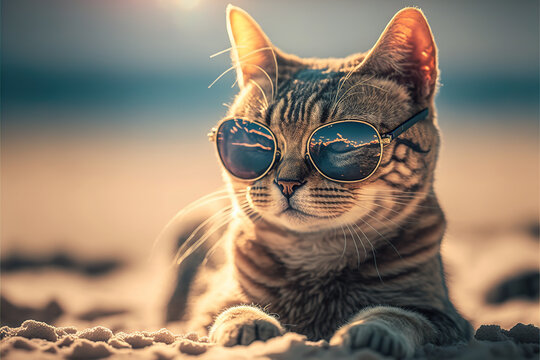
#> input picture Input/cat2.jpg, 540 x 360 px, found by its file name
$ python 18.edge_detection_sobel_X.py   (older library calls are emulated)
#> lines starting #> are read from the running program, lines starting #| are printed output that depends on the picture; after the words box and inside, x2 and y2 are one past the last pixel; in counts of white or black regions, pixels touching at a corner belong together
#Perform Edge detection using Sobel Matrix along X axis

import cv2
img = cv2.imread("D:\Workspace (VS Code)\College\Slot-B-Computer Vision\Input\cat2.jpg")
#> img is the input picture: shape (360, 540, 3); mean B, G, R 109.6, 126.7, 142.2
cv2.imshow('Original', img)
img_gray = cv2.cvtColor(img, cv2.COLOR_BGR2GRAY)
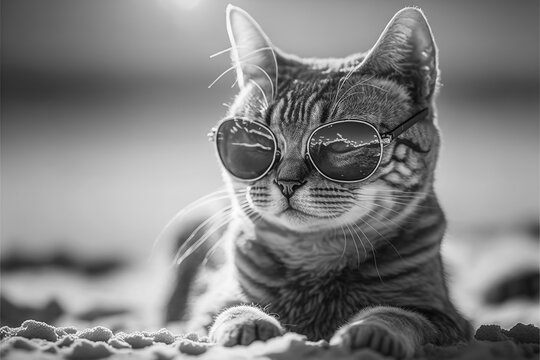
#> img_gray: shape (360, 540); min 1, max 254, mean 129.4
img_blur = cv2.GaussianBlur(img_gray, (3,3), 0)
sobelx = cv2.Sobel(src=img_blur, ddepth=cv2.CV_64F, dx=1, dy=0, ksize=5)
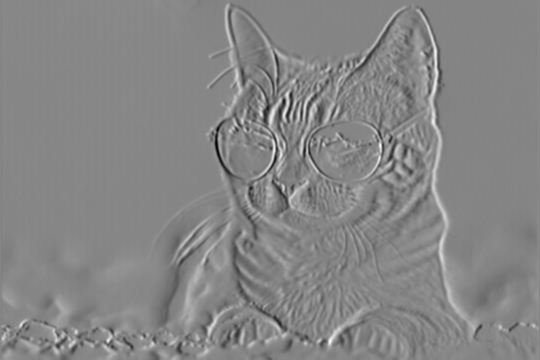
#> sobelx: shape (360, 540) float64; min -5848, max 5291, mean 1.7; drawn with min black and max white
cv2.imshow('Sobel X', sobelx)
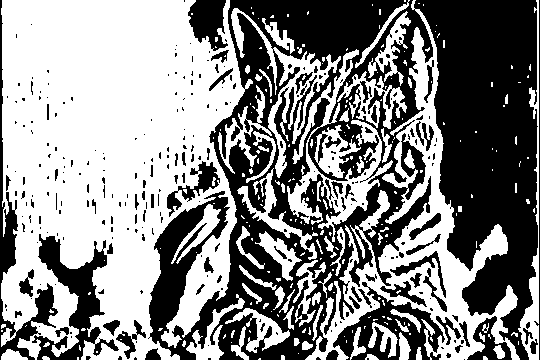
#> window 'Sobel X': shape (360, 540); 53.7% white; 285 black regions (212 under 20 px), largest, box (x1, y1, x2, y2) and area: (148, 0, 538, 360) 70371, (32, 234, 119, 360) 3624, (333, 282, 445, 360) 3349
cv2.waitKey(0)
cv2.destroyAllWindows()

$ run again, with Input/cat.jpg copied over Input/cat2.jpg
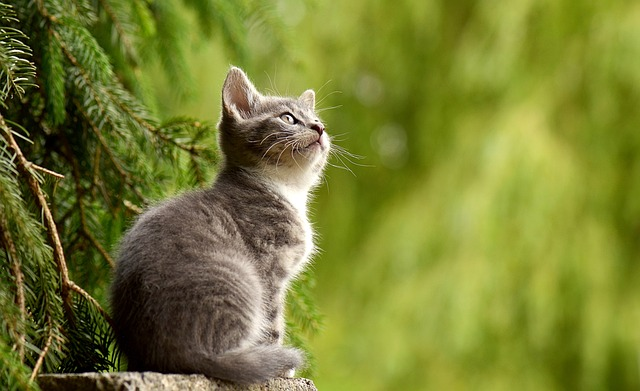
#> input picture Input/cat.jpg, 640 x 391 px, found by its file name
#> img is the input picture: shape (391, 640, 3); mean B, G, R 49.8, 125.8, 119.1
#> `sobelx = cv2.Sobel(src=img_blur, ddepth=cv2.CV_64F, dx=1, dy=0, ksize=5)`:
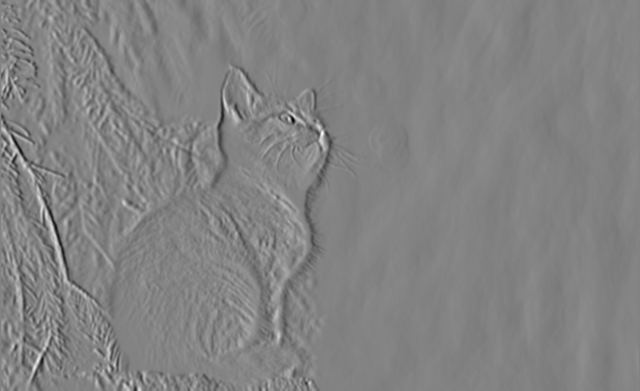
#> sobelx: shape (391, 640) float64; min -8422, max 8013, mean 9.6; drawn with min black and max white
#> `cv2.imshow('Sobel X', sobelx)`:
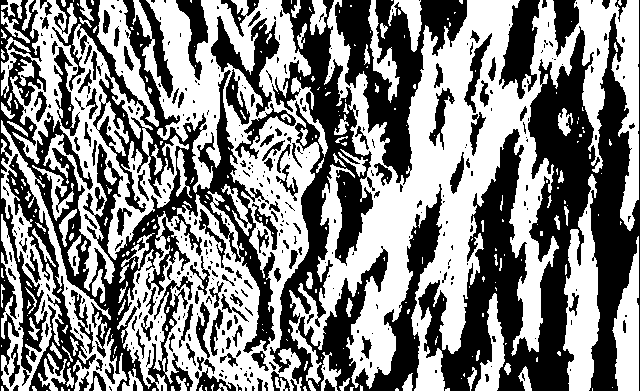
#> window 'Sobel X': shape (391, 640); 52% white; 415 black regions (274 under 20 px), largest, box (x1, y1, x2, y2) and area: (418, 0, 640, 391) 33831, (0, 0, 275, 391) 30936, (270, 0, 442, 391) 20078
